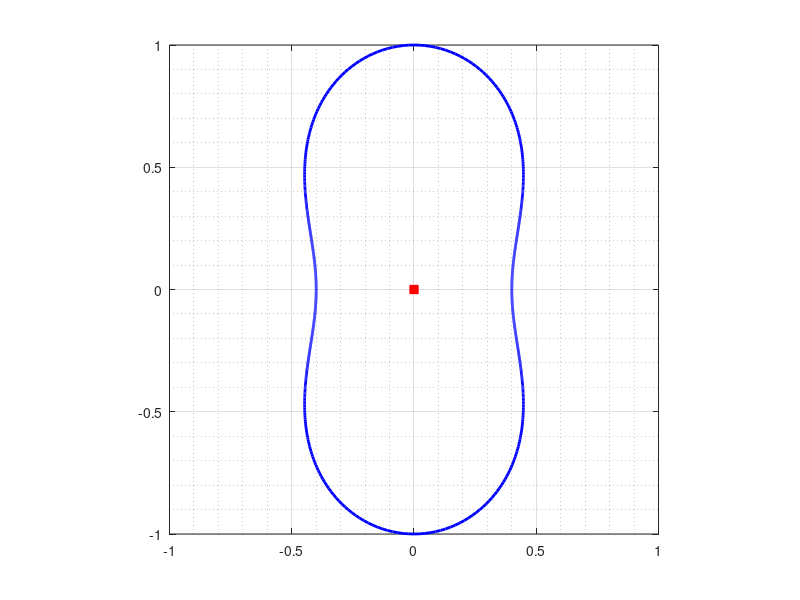

Source code (MATLAB): (Note: this script raises an error after producing the figure.)
clear;clc
%eigenvalues of KD using fft
% Cassini oval shape, Table 4 of Numerical studeies of the
% Steklov eigenvalue problem via convformal mappings
%%
n =2^10;
h=2*pi/n;
t = 0:h:2*pi-h; t=t(:);
%%
% syms f(w)
% f   = 0.4*w.*sqrt(2/(1.16-0.84*w^2));
% fp  = diff(f,1);
% fpp = diff(f,2);
%
w1   =  exp(1i*t);
w1p  =  1i*exp(1i*t);
w1pp =  -exp(1i*t);
et   = i*(0.4*w1.*sqrt(2./(1.16-0.84*w1.^2)));
etp  = i*(0.4*w1p.*sqrt(2./(1.16-0.84*w1.^2))+0.336*(w1.^2).*w1p.*...
          (sqrt(2)./(1.16-.84*w1.^2).^(3/2)));
etpp = i*(0.4*w1pp.*sqrt(2./(1.16-0.84*w1.^2))+1.008*w1.*(w1p.^2).*...
          (sqrt(2)./(1.16-.84*w1.^2).^(3/2))+0.336*(w1.^2).*w1pp.*...
          (sqrt(2)./(1.16-.84*w1.^2).^(3/2))+0.84672*(w1.^3).*(w1p.^2).*...
          (sqrt(2)./(1.16-.84*w1.^2).^(5/2)));
% 
% et   = double(subs(f,exp(i*t)));
% etp  = double(subs(fp,exp(i*t)))*i.*exp(i*t);
% etpp = double(subs(fpp,exp(i*t)).*exp(i*t)+subs(fp,exp(i*t)))*(-1).*exp(i*t);
% 
Area = h*sum(real(et).*imag(etp));
L    = h*sum(abs(etp));
alpha = 0;
%%
fig1=figure;
hold on; box on;
crv = et; crv(end+1)=crv(1);
plot(real(crv),imag(crv),'b','LineWidth',2);
plot(real(alpha),imag(alpha),'sr','MarkerFaceColor','r');
set(fig1,'PaperSize',[5  5]);
grid on; axis square
axis([-1 1 -1 1])
ax=gca; 
set(ax,'xminorgrid','on','yminorgrid','on')
ax.GridAlpha=0.25; ax.MinorGridAlpha=0.25;
set(gca,'FontSize',20)
set(ax,'LooseInset',get(ax,'TightInset'))
% print(fig1, 'fig_4air.pdf', '-dpdf', '-fillpage');
print -depsc fig_ex4e
%%
A        =  et-alpha;
Ap       =  etp;
%
h        =   2*pi/n;
% 
for k=1:n
    for j=1:n
        if (k==j)
            N(k,j)  =  h*(1/pi)*imag(0.5*(etpp(k)/etp(k))-Ap(k)/A(k));
            tM(k,j) =  h*(1/pi)*real(0.5*(etpp(k)/etp(k))-Ap(k)/A(k));
        else
            N(k,j)  =  h*(1/pi)*imag((A(k)*etp(j))/(A(j)*(et(j)-et(k))));
            tM(k,j) =  h*((1/(2*pi))*cot((t(k)-t(j))/2)...
                        +(1/pi)*real((A(k)*etp(j))/(A(j)*(et(j)-et(k)))));
        end
    end
end
%
for k=1:n
    for j=1:n
        if (((j-k)/2)-floor((j-k)/2) == 0)
            K(k,j) = 0;
        else
            K(k,j) = (2/n)*cot(pi*(k-j)/n);
        end
    end
end
%
M        =  -K+tM;
E        =  -inv(eye(n)-N)*M;
%%
MD = matD(n);
P  = diag(1./abs(etp));
KD = P*MD*E;
%%
format long g
%
KDI = KD+eye(n);
[V,D] = eigs(KDI,102,'smallestabs');
Dv    = real(diag(D)-1)*sqrt(Area);
lam_ns = real(diag(D)-1);
Dv(1:12)
lam_ns(1:12)
%%
v= 1:100; v= v';
xe = lam_ns(3:102);
%
figure;
hold on; box on;
plot(v,xe,'b','LineWidth',2);
plot(v,(pi*v)/L,':k','LineWidth',2);
set(fig1,'PaperSize',[5  5]);
grid on; axis square
ax=gca; 
set(ax,'xminorgrid','on','yminorgrid','on')
ax.GridAlpha=0.25; ax.MinorGridAlpha=0.25;
set(gca,'FontSize',20)
set(ax,'LooseInset',get(ax,'TightInset'))
% print -depsc fig_ex4e_100eig
%%
figure;
hold on; box on;
plot(v(1:10),xe(1:10),'ob','LineWidth',2,'MarkerFaceColor','b');
plot(v(1:10),(pi*v(1:10))/L,':k','LineWidth',2);
% plot(v,lam,':k','LineWidth',2);
grid on; axis square
ax=gca; 
legend({'$\lambda_k$','$\frac{\pi k}{|\Gamma|}$'},...
    'Location','northwest','Interpreter','latex')
set(ax,'xminorgrid','on','yminorgrid','on')
ax.GridAlpha=0.25; ax.MinorGridAlpha=0.25;
set(gca,'FontSize',20)
set(ax,'LooseInset',get(ax,'TightInset'))
xlabel('$k$','Interpreter','latex')
ylabel('$\lambda_k$','Interpreter','latex')
print -depsc fig_4_10eig_1
%%
figure;
hold on; box on;
plot(v(30:40),xe(30:40),'ob','LineWidth',2,'MarkerFaceColor','b');
plot(v(30:40),(pi*v(30:40))/L,':k','LineWidth',2);
% plot(v,lam,':k','LineWidth',2);
% set(fig1,'PaperSize',[5  5]);
grid on; axis square
ax=gca; 
legend({'$\lambda_k$','$\frac{\pi k}{|\Gamma|}$'},...
    'Location','northwest','Interpreter','latex')
set(ax,'xminorgrid','on','yminorgrid','on')
ax.GridAlpha=0.25; ax.MinorGridAlpha=0.25;
xticks([30:2:40])
set(gca,'FontSize',20)
set(ax,'LooseInset',get(ax,'TightInset'))
xlabel('$k$','Interpreter','latex')
ylabel('$\lambda_k$','Interpreter','latex')
print -depsc fig_4_10eig_2
%%
figure;
hold on; box on;
plot(v(90:100),xe(90:100),'ob','LineWidth',2,'MarkerFaceColor','b');
plot(v(90:100),(pi*v(90:100))/L,':k','LineWidth',2);
% plot(v,lam,':k','LineWidth',2);
% set(fig1,'PaperSize',[5  5]);
grid on; axis square
ax=gca; 
legend({'$\lambda_k$','$\frac{\pi k}{|\Gamma|}$'},...
    'Location','northwest','Interpreter','latex')
set(ax,'xminorgrid','on','yminorgrid','on')
ax.GridAlpha=0.25; ax.MinorGridAlpha=0.25;
set(gca,'FontSize',20)
set(ax,'LooseInset',get(ax,'TightInset'))
xlabel('$k$','Interpreter','latex')
ylabel('$\lambda_k$','Interpreter','latex')
print -depsc fig_4_10eig_3
%%
